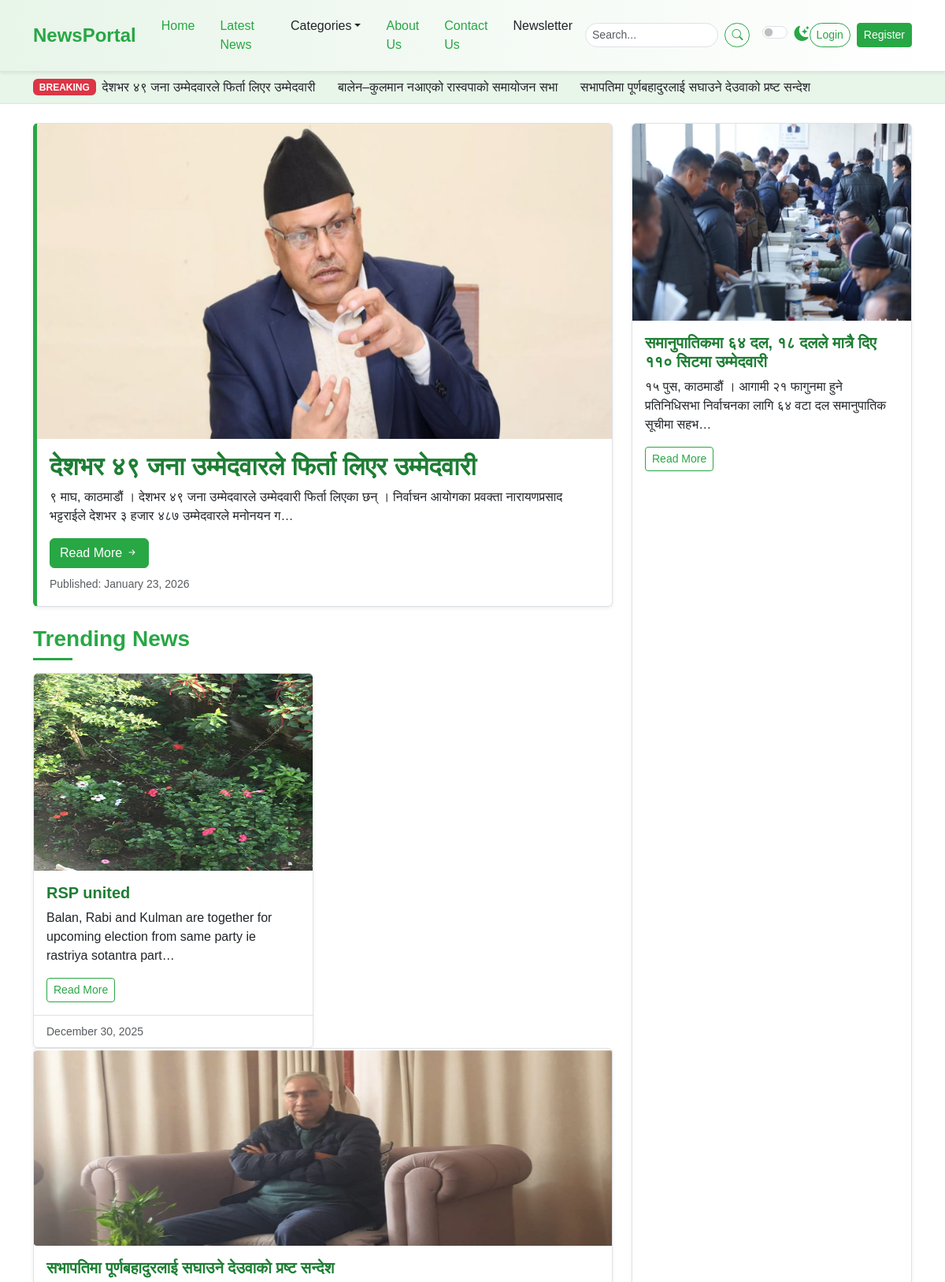
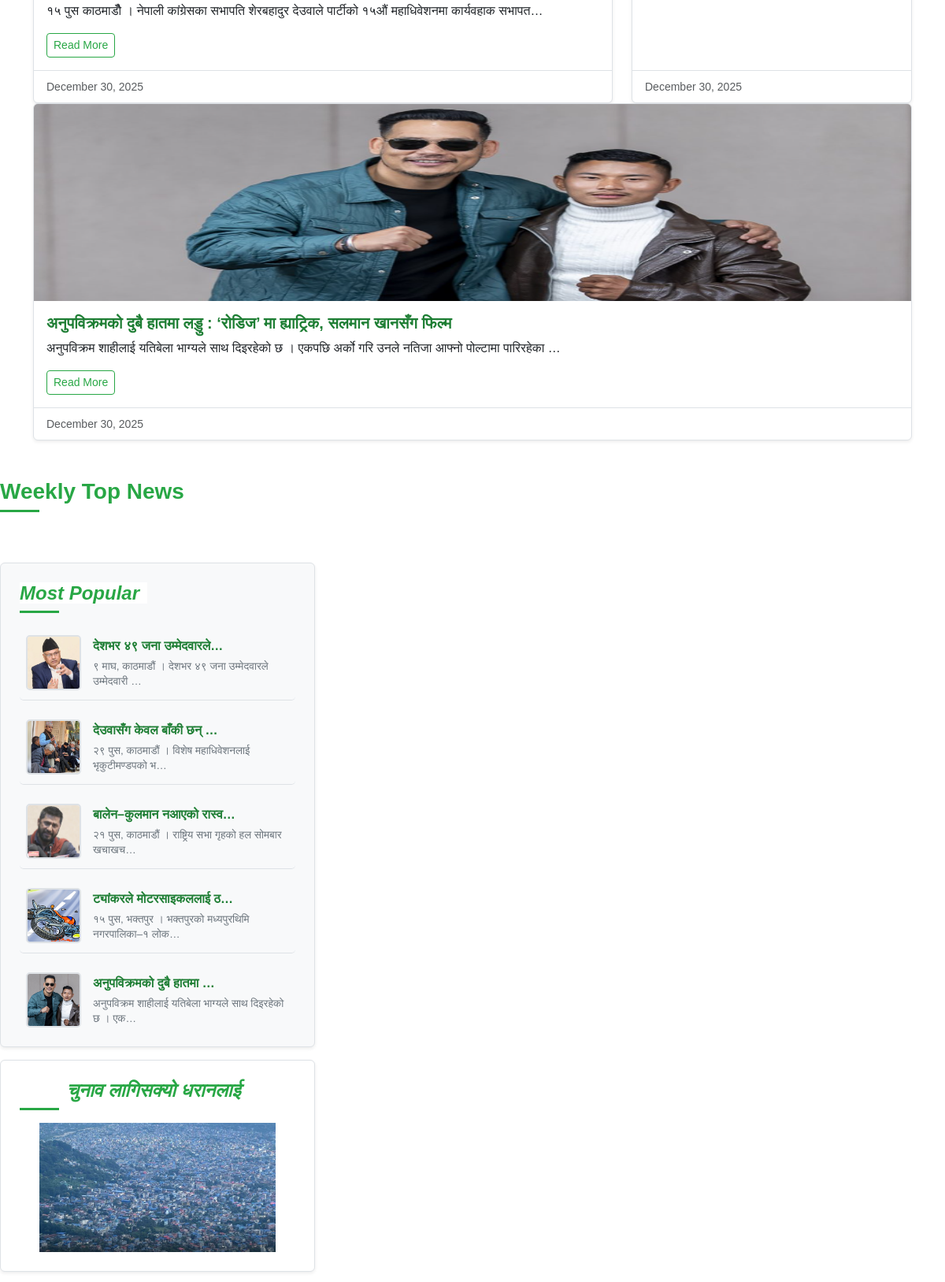
The page / (upper part) on the database its author committed (2 pictures, top to bottom).
### news_app/models.py (models this page shows, shortened)
class TimeStampModel(models.Model):
    created_at = models.DateTimeField(auto_now_add=True)
    updated_at = models.DateTimeField(auto_now_add=True)
    class Meta:
        abstract = True

class Post(TimeStampModel):
    STATUS_CHOICES = [
        ("active", "Active"),
        ("inactive", "Inactive"),
    ]
    title = models.CharField(max_length=200)
    content = models.TextField()
    feature_image= models.ImageField(upload_to="post_image/%Y/%m/%d", blank=False)
    author = models.ForeignKey("auth.user", on_delete=models.CASCADE)
    status = models.CharField(max_length=20,choices=STATUS_CHOICES, default="active")
    views_count = models.PositiveBigIntegerField(default=0)
    is_breaking_news= models.BooleanField(default=False)
    published_at = models.DateTimeField(null=True, blank=True)
    category = models.ForeignKey(Category, on_delete=models.CASCADE)
    tag= models.ManyToManyField(Tag)

class Advertisement(TimeStampModel):
    title = models.CharField(max_length = 100)
    image = models.ImageField(upload_to = "advertisements/%Y/%m/%d", blank = False)

### news_app/views.py (the view)
# urls.py: path("", views.HomeView.as_view(), name = "home"),
class HomeView(SidebarMixin, TemplateView):
    template_name = "newsportal/home.html"
    def get_context_data(selfsellf, **kwargs):
        context = super().get_context_data(**kwargs)
        context["breaking_news"] = (
                                       Post.objects.filter(
            published_at__isnull = False, status= "active", is_breaking_news=True
        ).order_by("-published_at"))[:3]
        context["featured_post"] = (
            Post.objects.filter(published_at__isnull=False, status="active")
            .order_by("-published_at", "-views_count")
            .first()
        )
        context["trending_news"] = Post.objects.filter(
            published_at__isnull=False, status ="active"
        ).order_by("published_at")[:4]
        one_week_ago = timezone.now() - timedelta(days=7)
        context["weekly_top_posts"] = Post.objects.filter(
            published_at__isnull =False, status ="active", published_at__gte =one_week_ago
        ).order_by("-published_at", "-views_count")[:5]
        return context

### news_app/nav.py (called while the page is built)
def nav(request):
    categories = Category.objects.all()[:4]
    return {"categories": categories}

### news_app/views.py (called while the page is built)
    def get_context_data(self, **kwargs):
        context = super().get_context_data(**kwargs)
        context["popular_posts"] = Post.objects.filter(
            published_at__isnull=False, status="active"
        ).order_by("-published_at")[:5]
        context["advertisement"] = (
            Advertisement.objects.all().order_by("-created_at").first()
        )
        return context

### templates/newsportal/home.html (shortened to what this page needs)
{% extends "newsportal/base.html" %}
{% block content %}
  {% include "newsportal/home/breaking_news.html" %}
  <div class="container mt-4">
    <div class="row">
      <div class="col-lg-8">
        {% include "newsportal/home/left/featured_story.html" %}
        {% include "newsportal/home/left/trending_news.html" %}
        {% include "newsportal/home/left/weekly_top_news.html" %}
      <div class="col-lg-4">
        <div class="position-sticky sticky-sidebar-offset">
          {% include "newsportal/home/right/most_popular.html" %}
          {% include "newsportal/home/right/advertisement.html" %}
        </div>
      </div>
{% endblock content %}

### templates/newsportal/home/breaking_news.html
    <div class="breaking-news-ticker bg-light py-2">
      <div class="container">
        <div class="d-flex align-items-center">
          <span class="badge bg-danger me-2">BREAKING</span>
          <marquee behavior="scroll"
                   direction="left"
                   onmouseover="this.stop();"
                   onmouseout="this.start();">
            {% for post in breaking_news %}
            <a href="article.html" class="text-dark text-decoration-none me-4">{{ post.title }}</a>
            {% endfor %}
          </marquee>
        </div>
      </div>
    </div>

### templates/newsportal/home/left/featured_story.html
<div class="card mb-4 featured-story-card shadow-sm">
  <img src="{{ featured_post.feature_image.url }}"
       class="card-img-top"
       alt="{{ featured_post.title }}"
       width="800"
       height="400" />
  <div class="card-body">
    <h2 class="card-title fw-bold">{{ featured_post.title }}</h2>
    <p class="card-text">{{ featured_post.content|striptags|truncatechars:150 }}</p>
    <a href="{% url 'post-detail' featured_post.pk %}" class="btn btn-success">Read More <i class="bi bi-arrow-right-short"></i></a>
    <p class="card-text mt-2">
      <small class="text-muted">Published: {{ featured_post.published_at|date:"F j, Y" }}</small>
    </p>
  </div>
</div>

### templates/newsportal/home/left/trending_news.html (shortened to what this page needs)
          <h3 class="mb-3 section-title">
            <span>Trending News</span>
          </h3>
          <div class="row row-cols-1 row-cols-md-2 g-4">
            {% for post in trending_news %}
            <div class="col">
              <div class="card h-100 shadow-sm news-card">
                <img src="{{ post.feature_image.url }}"
                     width="400"
                     height="250"
                     class="card-img-top"
                     alt="Trending News 1" />
                <div class="card-body">
                  <h5 class="card-title">{{ post.title }}</h5>
                  <p class="card-text">{{ post.content|truncatechars:100}}</p>
                  <a href="article.html" class="btn btn-outline-success btn-sm">Read More</a>
                </div>
                <div class="card-footer">
                  <small class="text-muted">{{ post.published_at|date:"F j, Y" }}</small>
                </div>
              </div>
            </div>
            </div>
            {% endfor %}

### templates/newsportal/home/right/most_popular.html
<div class="p-4 mb-3 bg-light rounded sidebar-widget shadow-sm">
  <h4 class="fst-italic section-title">
    <span>Most Popular</span>
  </h4>
  <ul class="list-unstyled mb-0 popular-list">
    {% for post in popular_posts %}
      <li>
        <img src="{{ post.feature_image.url }}"
             alt="Popular 1"
             width="70"
             height="70" />
        <div>
          <a href="{% url 'post-detail' post.pk %}" class="popular-title-link">{{ post.title|truncatechars:24 }}</a>
          <p class="popular-description">{{ post.content|striptags|truncatechars:53 }}</p>
        </div>
      </li>
    {% endfor %}
  </ul>
</div>

### templates/newsportal/home/right/advertisement.html
            <div class="p-4 mb-3 rounded sidebar-widget shadow-sm text-center">
              <h4 class="fst-italic section-title">
                <span>{{ advertisement.title }}</span>
              </h4>
              <img src="{{ advertisement.image.url }}"
                   width="300"
                   height="250"
                   class="img-fluid"
                   alt="Advertisement" />
            </div>

### static/css/style.css (style rules this page uses)
:root { --primary-green: #28a745; --light-green: #e8f5e9; --dark-green: #1e7e34; --accent-green: #5cb85c; --text-color-light: #212529; --text-color-dark: #f8f9fa; --bg-light: #ffffff; --bg-dark: #212529; --card-bg-light: #ffffff; --card-bg-dark: #343a40; --border-color-light: #dee2e6; --border-color-dark: #495057; --shadow-sm: 0 0.125rem 0.25rem rgba(0, 0, 0, 0.075); --shadow: 0 0.5rem 1rem rgba(0, 0, 0, 0.15); --transition-speed: 0.3s ease; }
body { font-family: "Poppins", sans-serif; background-color: var(--bg-light); color: var(--text-color-light); transition: background-color var(--transition-speed), color var(--transition-speed); }
.breaking-news-ticker { border-bottom: 1px solid var(--border-color-light); background-color: var(--light-green) !important; }
.section-title { position: relative; padding-bottom: 10px; margin-bottom: 20px; font-weight: 600; color: var(--primary-green); }
.section-title span { position: relative; z-index: 1; background-color: var(--bg-light); padding-right: 10px; }
.section-title::after { content: ""; position: absolute; left: 0; bottom: 0; width: 50px; height: 3px; background-color: var(--primary-green); }
.card { border: 1px solid var(--border-color-light); transition: box-shadow var(--transition-speed), transform var(--transition-speed); background-color: var(--card-bg-light); color: var(--text-color-light); }
.featured-story-card { border-left: 5px solid var(--primary-green); }
.card-title { color: var(--dark-green); font-weight: 600; }
.card-footer { background-color: transparent; border-top: 1px solid var(--border-color-light); }
.sidebar-widget { background-color: var(--card-bg-light); border: 1px solid var(--border-color-light); padding: 1.5rem !important; }
.sidebar-widget h4 { color: var(--primary-green); margin-bottom: 1rem; }
.popular-list li { display: flex; align-items: center; margin-bottom: 0.75rem; padding: 0.75rem 0.5rem; border-bottom: 1px solid var(--border-color-light); transition: background-color var(--transition-speed); border-radius: 5px; }
.popular-list li:last-child { border-bottom: none; margin-bottom: 0; padding-bottom: 0; }
.popular-list img { width: 70px; height: 70px; object-fit: cover; border-radius: 5px; margin-right: 15px; flex-shrink: 0; border: 2px solid var(--border-color-light); }
.popular-list li div { display: flex; flex-direction: column; justify-content: center; flex-grow: 1; }
.popular-list .popular-title-link { text-decoration: none; color: var(--dark-green); font-weight: 600; margin-bottom: 0.25rem; display: block; transition: color var(--transition-speed); }
.popular-list .popular-description { font-size: 0.85rem; color: #6c757d; margin-bottom: 0; line-height: 1.4; }
.popular-list a { text-decoration: none; color: var(--text-color-light); transition: color var(--transition-speed); flex-grow: 1; }
.btn-success { background-color: var(--primary-green); border-color: var(--primary-green); transition: background-color var(--transition-speed), border-color var(--transition-speed), box-shadow var(--transition-speed); }
.btn-outline-success { color: var(--primary-green); border-color: var(--primary-green); transition: background-color var(--transition-speed), color var(--transition-speed); }
.sticky-sidebar-offset { top: 6rem; }

### rows shown on the page
Post: title "देशभर ४९ जना उम्मेदवारले फिर्ता लिएर उम्मेदवारी", feature_image (picture), content "९ माघ, काठमाडौं । देशभर ४९ जना उम्मेदवारले उम्मेदवारी फिर्ता लिएका छन् । निर्वाचन आयोगका प्रवक्ता नारायणप्रसाद भट्टराईले देशभर ३ हजार ४८७ उम्मेदवारले मनोनयन ग…", published_at "January 23, 2026", title "देशभर ४९ जना उम्मेदवारले…", content "९ माघ, काठमाडौं । देशभर ४९ जना उम्मेदवारले उम्मेदवारी …"
Post: title "बालेन–कुलमान नआएको रास्वपाको समायोजन सभा", feature_image (picture), title "बालेन–कुलमान नआएको रास्व…", content "२१ पुस, काठमाडौं । राष्ट्रिय सभा गृहको हल सोमबार खचाखच…"
Post: title "सभापतिमा पूर्णबहादुरलाई सघाउने देउवाको प्रष्ट सन्देश", feature_image (picture), content "१५ पुस काठमाडौँ । नेपाली कांग्रेसका सभापति शेरबहादुर देउवाले पार्टीको १५औं महाधिवेशनमा कार्यवहाक सभापत…", published_at "December 30, 2025"
Post: feature_image (picture), title "RSP united", content "Balan, Rabi and Kulman are together for upcoming election from same party ie rastriya sotantra part…", published_at "December 30, 2025"
Post: feature_image (picture), title "समानुपातिकमा ६४ दल, १८ दलले मात्रै दिए ११० सिटमा उम्मेदवारी", content "१५ पुस, काठमाडौं । आगामी २१ फागुनमा हुने प्रतिनिधिसभा निर्वाचनका लागि ६४ वटा दल समानुपातिक सूचीमा सहभ…", published_at "December 30, 2025"
Post: feature_image (picture), title "अनुपविक्रमको दुबै हातमा लड्डु : ‘रोडिज’ मा ह्याट्रिक, सलमान खानसँग फिल्म", content "अनुपविक्रम शाहीलाई यतिबेला भाग्यले साथ दिइरहेको छ । एकपछि अर्को गरि उनले नतिजा आफ्नो पोल्टामा पारिरहेका …", published_at "December 30, 2025", title "अनुपविक्रमको दुबै हातमा …", content "अनुपविक्रम शाहीलाई यतिबेला भाग्यले साथ दिइरहेको छ । एक…"
Post: feature_image (picture), title "देउवासँग केवल बाँकी छन् …", content "२९ पुस, काठमाडौं । विशेष महाधिवेशनलाई भृकुटीमण्डपको भ…"
Post: feature_image (picture), title "ट्यांकरले मोटरसाइकललाई ठ…", content "१५ पुस, भक्तपुर । भक्तपुरको मध्यपुरथिमि नगरपालिका–१ लोक…"
Advertisement: title "चुनाव लागिसक्यो धरानलाई", image (picture)
